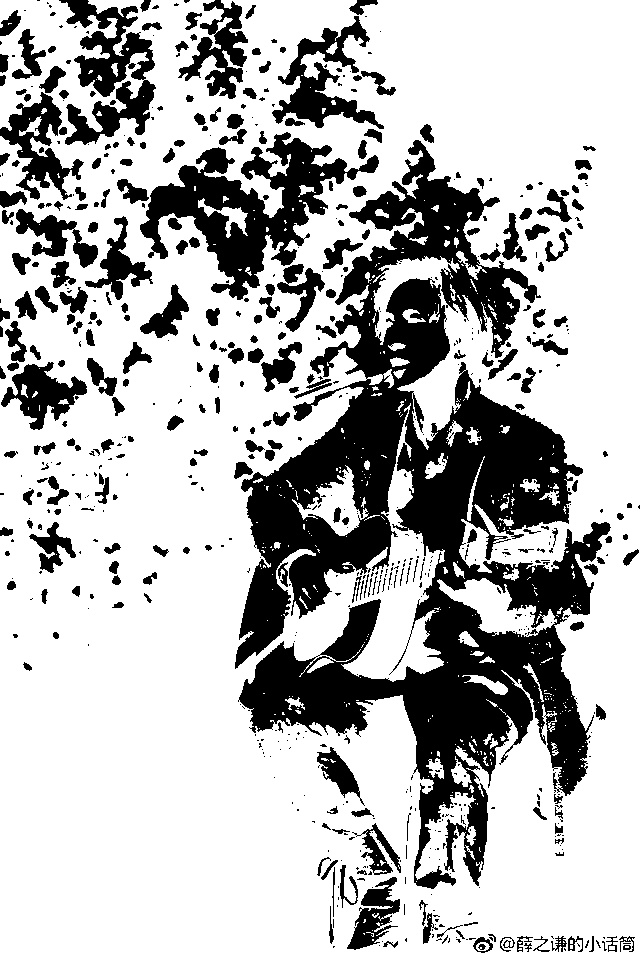
#> input picture day11/pra11.jpg, 640 x 960 px, given in place of 2.jpg, which was not available
$ python day11.py
#> lines starting #> are read from the running program, lines starting #| are printed output that depends on the picture; after the words box and inside, x2 and y2 are one past the last pixel; in counts of white or black regions, pixels touching at a corner belong together; pictures that were not available may be replaced by others from this repository, and a replacement may not be noted
from ast import Break
import cv2
from cv2 import blur
import numpy as np

img = cv2.imread('D:/joker xue/2.jpg')
#> img is the input picture: shape (960, 640, 3); min 0, max 255, mean 183.7
img_copy = img.copy()

def empty(v):
    pass

cv2.namedWindow('Adjust')
cv2.resizeWindow('Adjust',600,300)
cv2.createTrackbar('Brightness','Adjust',100,200,empty)
cv2.createTrackbar('Contrast','Adjust',100,200,empty)
cv2.createTrackbar('Transhold','Adjust',0,1,empty)
#> slider 'Transhold' is set to 1
cv2.createTrackbar('Transhld value','Adjust',127,255,empty)
cv2.createTrackbar('Blur','Adjust',0,11,empty)
#> slider 'Blur' is set to 3
cv2.createTrackbar('Median Blur','Adjust',0,11,empty)
#> slider 'Median Blur' is set to 3
cv2.createTrackbar('Negative','Adjust',0,1,empty)
#> slider 'Negative' is set to 1

while True:
    brightness = cv2.getTrackbarPos('Brightness','Adjust') - 100
    contrast = cv2.getTrackbarPos('Contrast','Adjust') -100
    output = img_copy * (contrast/100 + 1) - contrast + brightness
    output = np.clip(output, 0, 255)
    output = np.uint8(output)

    blur = cv2.getTrackbarPos('Blur','Adjust')
    if blur > 0:
        if blur%2==0:
            blur += 1
        output = cv2.blur(output,(blur,blur))
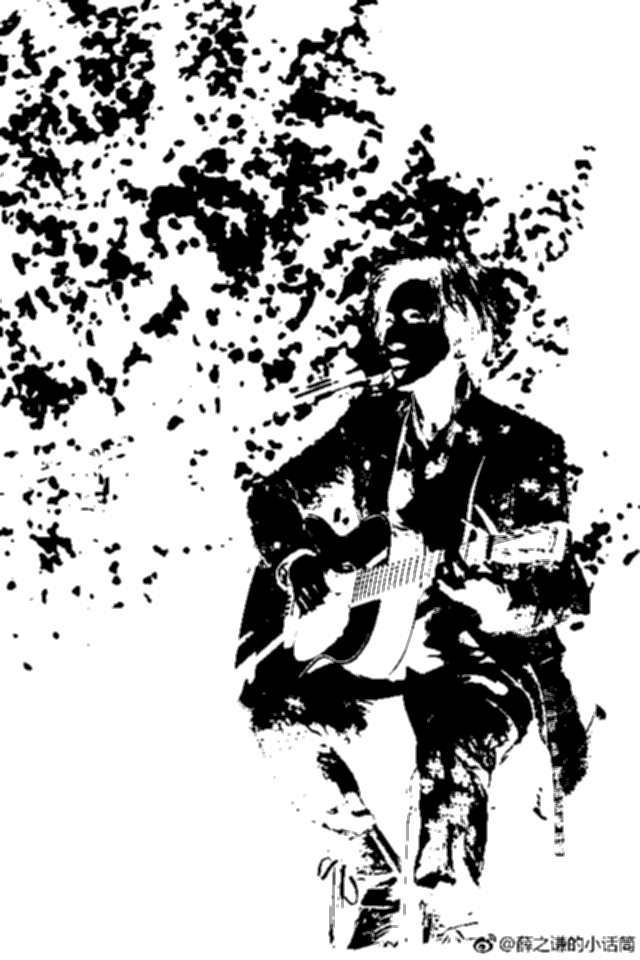
#> output: shape (960, 640, 3); min 0, max 255, mean 183.7

    median_blur = cv2.getTrackbarPos('Median Blur','Adjust')
    if median_blur > 0:
        if median_blur%2==0:
            median_blur += 1
        output = cv2.GaussianBlur(output,(median_blur,median_blur),0)

    neg = cv2.getTrackbarPos('Negative','Adjust')
    if neg == 1:
        output[:,:,:] = 255 - output[:,:,:]
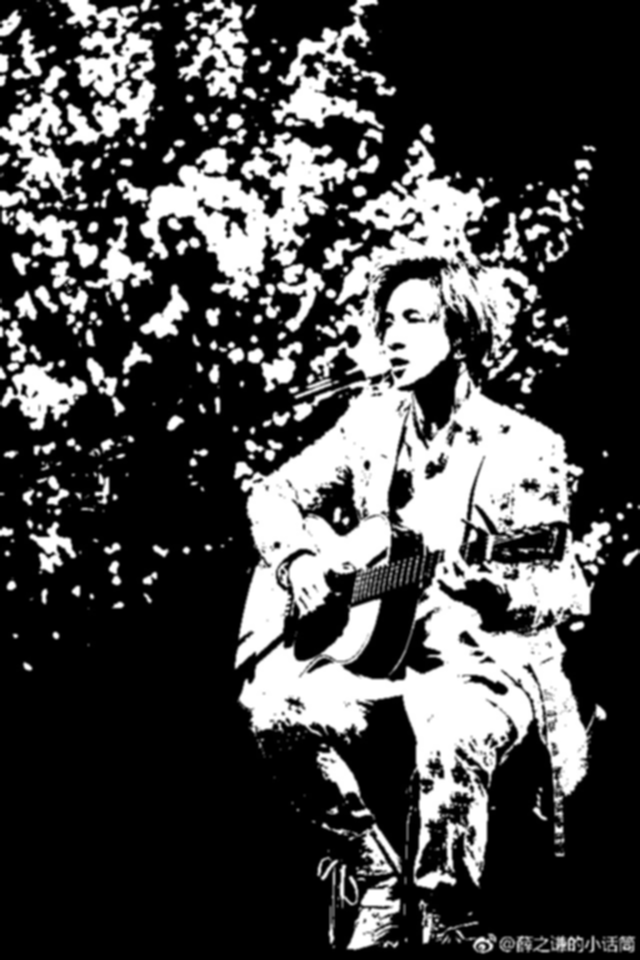
#> output: shape (960, 640, 3); min 0, max 255, mean 71.2

    transhold = cv2.getTrackbarPos('Transhold','Adjust')
    if transhold == 1 :
        transhold_v = cv2.getTrackbarPos('Transhld value','Adjust')
        gray = cv2.cvtColor(output,cv2.COLOR_BGR2GRAY)
        gray[:,:][gray[:,:]>transhold_v] = 255
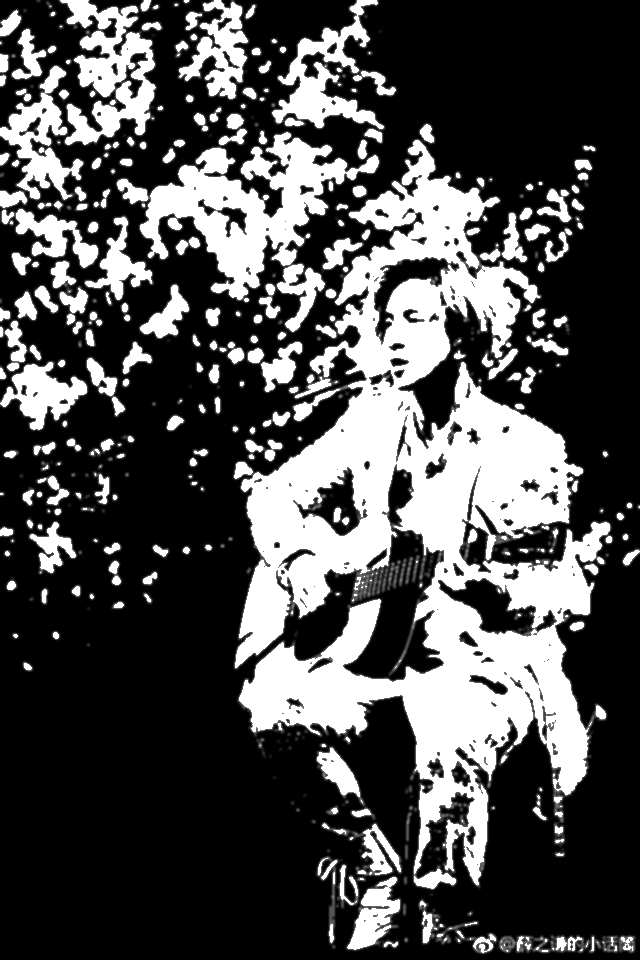
#> gray: shape (960, 640); min 0, max 255, mean 77.5
        gray[:,:][gray[:,:]<=transhold_v] = 0
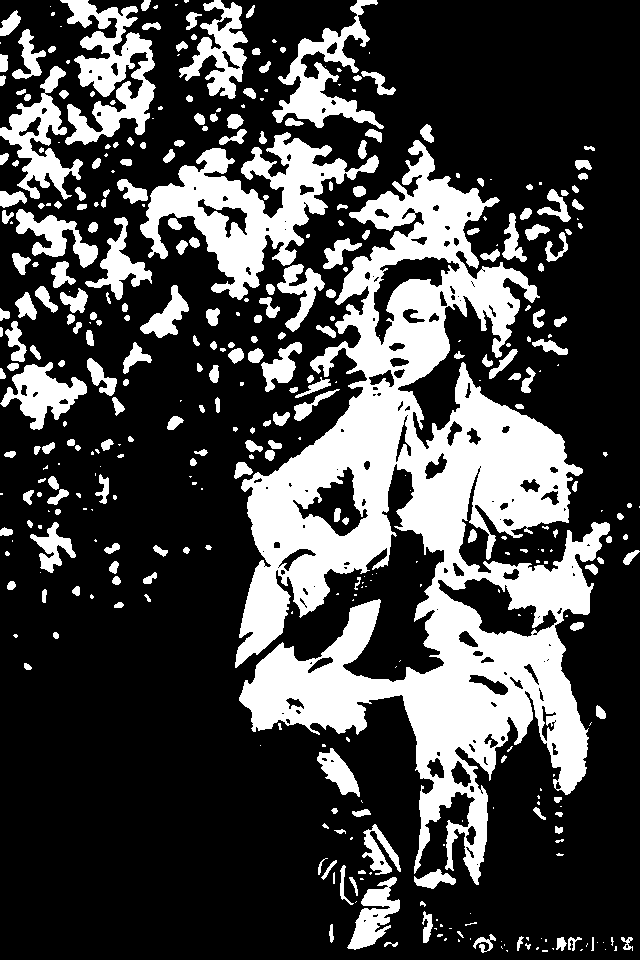
#> gray: shape (960, 640); 27.7% white; 399 white regions (158 under 20 px), largest, box (x1, y1, x2, y2) and area: (235, 140, 610, 885) 101721, (140, 132, 379, 300) 14102, (60, 0, 156, 145) 6467
        output = cv2.cvtColor(output,cv2.COLOR_BGR2GRAY)
        output = gray.copy()

    cv2.imshow('output',output)
    cv2.imshow('img',img)
    cmd = cv2.waitKey(1)
#> (key q is pressed here)
    if cmd == ord('q'):
        cv2.destroyAllWindows()
        break
    elif cmd == ord('w'):
        text = input('Please input filename:')
        while True:
            file_type = input('Please enter 1 for jpg file, 2 for png file:')
            if int(file_type) == 1:
                text += '.jpg'
                break
            elif int(file_type) == 2:
                text += '.png'
                break
            else:
                print('Wrong file type! Please try again.')
        cv2.imwrite(text,output)
